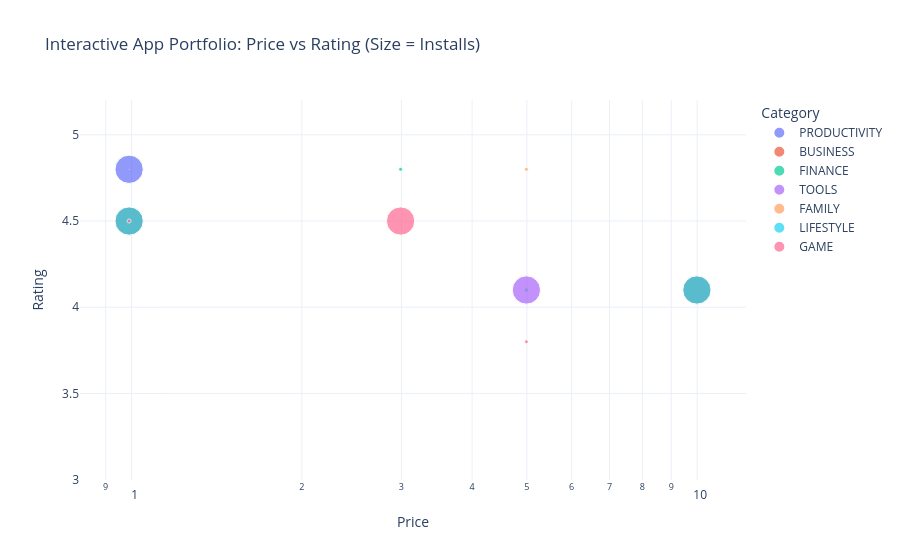

Source (notebook cell):
### Code cell
import plotly.express as px

# Interactive Scatter Plot: Price vs Rating vs Installs
fig = px.scatter(
    apps,
    x='Price',
    y='Rating',
    size='Installs',
    color='Category',
    hover_name='App',
    log_x=True,
    title='Interactive App Portfolio: Price vs Rating (Size = Installs)'
)

fig.update_layout(template='plotly_white')
fig.show()

### Figure 1 — Plotly figure (JSON) as saved in the notebook; plotly's stock layout.template omitted (floating-point values rounded to 4 significant figures)
{"data": [{"hovertemplate": "<b>%{hovertext}</b><br><br>Category=PRODUCTIVITY<br>Price=%{x}<br>Rating=%{y}<br>Installs=%{marker.size}<extra></extra>", "hovertext": ["App_1", "App_4", "App_8", "App_11", "App_36", "App_40", "App_43", "App_47", "App_53", "App_56", "App_70", "App_72", "App_75", "App_90", "App_99", "App_100", "App_102", "App_109", "App_119", "App_123", "App_127", "App_137", "App_141", "App_146", "App_147", "App_158", "App_164", "App_165", "App_167", "App_170", "App_171", "App_177", "App_178", "App_185", "App_186", "App_188", "App_193", "App_214", "App_217", "App_229", "App_239", "App_251", "App_264", "App_275", "App_277", "App_281", "App_289"], "legendgroup": "PRODUCTIVITY", "marker": {"color": "#636efa", "size": [10000, 100, 10000, 1000000, 100, 5000, 5000, 5000, 5000, 5000, 10000, 1000000, 10000, 5000, 1000000, 1000000, 50000000, 5000, 5000, 10000, 50000000, 5000, 5000, 10000, 100, 50000000, 100, 10000, 1000000, 50000000, 50000000, 10000, 5000, 10000, 1000000, 100, 100, 1000000, 1000000, 100, 5000, 5000, 50000000, 50000000, 1000000, 5000, 50000000], "sizemode": "area", "sizeref": 125000, "symbol": "circle"}, "mode": "markers", "name": "PRODUCTIVITY", "orientation": "v", "showlegend": true, "type": "scatter", "x": [0.0, 0.0, 0.0, 0.0, 0.0, 0.0, 0.0, 0.0, 0.0, 0.0, 0.0, 0.0, 0.0, 0.0, 0.0, 0.0, 0.99, 0.0, 0.0, 0.0, 0.0, 2.99, 0.0, 0.0, 0.0, 0.0, 0.0, 0.0, 0.0, 0.0, 0.0, 0.0, 0.0, 0.0, 0.0, 0.0, 0.0, 0.0, 0.0, 0.0, 0.0, 0.0, 0.0, 0.0, 0.0, 0.99, 0.0], "xaxis": "x", "y": [3.2, 4.5, 5.0, 3.8, 3.8, 4.5, 4.1, 4.5, 4.1, 4.1, 5.0, 5.0, 5.0, 4.5, 4.1, 4.8, 4.8, 4.5, 4.5, 4.1, 4.1, 4.1, 3.8, 4.1, 3.8, 4.1, 3.2, 3.2, 4.5, 4.1, 4.1, 3.2, 4.1, 4.5, 3.2, 5.0, 4.5, 4.5, 3.8, 4.5, 3.8, 4.5, 3.8, 5.0, 4.5, 4.5, 3.8], "yaxis": "y"}, {"hovertemplate": "<b>%{hovertext}</b><br><br>Category=BUSINESS<br>Price=%{x}<br>Rating=%{y}<br>Installs=%{marker.size}<extra></extra>", "hovertext": ["App_2", "App_15", "App_20", "App_24", "App_27", "App_31", "App_38", "App_39", "App_46", "App_48", "App_58", "App_60", "App_68", "App_69", "App_71", "App_73", "App_79", "App_81", "App_87", "App_93", "App_97", "App_103", "App_113", "App_114", "App_115", "App_126", "App_140", "App_143", "App_151", "App_174", "App_180", "App_182", "App_191", "App_197", "App_205", "App_206", "App_207", "App_208", "App_209", "App_215", "App_225", "App_238", "App_243", "App_248", "App_249", "App_262", "App_272", "App_276", "App_284", "App_292", "App_297", "App_298", "App_300"], "legendgroup": "BUSINESS", "marker": {"color": "#EF553B", "size": [5000, 50000000, 50000000, 100, 1000000, 50000000, 50000000, 10000, 100, 10000, 100, 5000, 50000000, 10000, 100, 5000, 50000000, 5000, 1000000, 50000000, 5000, 100, 10000, 100, 5000, 5000, 100, 50000000, 50000000, 1000000, 100, 1000000, 10000, 100, 100, 10000, 10000, 5000, 50000000, 10000, 100, 50000000, 50000000, 5000, 10000, 5000, 50000000, 5000, 50000000, 50000000, 5000, 100, 50000000], "sizemode": "area", "sizeref": 125000, "symbol": "circle"}, "mode": "markers", "name": "BUSINESS", "orientation": "v", "showlegend": true, "type": "scatter", "x": [0.0, 0.0, 0.0, 0.0, 0.0, 0.0, 0.0, 0.0, 0.0, 9.99, 0.0, 0.0, 0.0, 0.0, 0.0, 2.99, 0.0, 0.0, 0.0, 0.0, 0.0, 9.99, 0.99, 0.0, 0.99, 0.0, 0.0, 0.0, 0.99, 0.0, 0.0, 0.0, 0.0, 0.0, 0.0, 0.0, 0.0, 0.99, 0.0, 0.0, 0.0, 0.0, 0.0, 0.0, 0.0, 0.0, 9.99, 0.0, 0.0, 0.0, 0.0, 0.0, 0.0], "xaxis": "x", "y": [4.5, 4.5, 3.8, 4.1, 4.8, 3.8, 3.2, 3.8, 4.1, 4.5, 4.8, 4.5, 4.5, 3.8, 4.5, 4.1, 4.8, 4.1, 4.5, 4.5, 4.5, 5.0, 3.8, 4.5, 3.2, 4.5, 4.1, 4.5, 4.5, 4.1, 4.5, 4.5, 4.5, 5.0, 4.1, 4.8, 3.2, 4.8, 4.1, 4.8, 5.0, 5.0, 4.5, 4.5, 4.5, 4.5, 4.1, 4.5, 3.8, 4.5, 4.8, 4.1, 3.2], "yaxis": "y"}, {"hovertemplate": "<b>%{hovertext}</b><br><br>Category=FINANCE<br>Price=%{x}<br>Rating=%{y}<br>Installs=%{marker.size}<extra></extra>", "hovertext": ["App_3", "App_6", "App_7", "App_14", "App_18", "App_25", "App_30", "App_51", "App_54", "App_66", "App_74", "App_89", "App_106", "App_107", "App_110", "App_116", "App_118", "App_120", "App_135", "App_149", "App_157", "App_162", "App_175", "App_181", "App_184", "App_187", "App_190", "App_192", "App_200", "App_203", "App_226", "App_234", "App_255", "App_265", "App_271", "App_283", "App_295"], "legendgroup": "FINANCE", "marker": {"color": "#00cc96", "size": [10000, 10000, 1000000, 100, 1000000, 100, 100, 50000000, 5000, 50000000, 10000, 1000000, 1000000, 10000, 1000000, 10000, 100, 50000000, 1000000, 5000, 5000, 1000000, 100, 5000, 10000, 10000, 50000000, 5000, 100, 10000, 1000000, 1000000, 10000, 10000, 100, 50000000, 1000000], "sizemode": "area", "sizeref": 125000, "symbol": "circle"}, "mode": "markers", "name": "FINANCE", "orientation": "v", "showlegend": true, "type": "scatter", "x": [0.0, 0.0, 0.0, 0.0, 0.0, 0.0, 0.0, 0.0, 0.0, 0.0, 0.0, 0.0, 0.0, 0.0, 2.99, 0.0, 0.0, 0.0, 4.99, 0.0, 0.0, 0.0, 0.0, 0.0, 0.0, 0.0, 0.0, 0.0, 0.99, 0.0, 0.0, 0.0, 0.0, 0.0, 0.0, 0.0, 4.99], "xaxis": "x", "y": [4.1, 4.5, 4.1, 4.1, 4.5, 4.1, 4.5, 4.5, 4.1, 4.1, 3.2, 3.8, 4.5, 4.5, 4.8, 4.1, 4.1, 3.2, 4.1, 4.1, 4.5, 3.2, 4.5, 4.8, 3.8, 4.5, 4.1, 4.1, 3.8, 4.5, 4.8, 4.1, 4.5, 4.5, 4.1, 5.0, 4.1], "yaxis": "y"}, {"hovertemplate": "<b>%{hovertext}</b><br><br>Category=TOOLS<br>Price=%{x}<br>Rating=%{y}<br>Installs=%{marker.size}<extra></extra>", "hovertext": ["App_5", "App_10", "App_12", "App_13", "App_16", "App_34", "App_35", "App_45", "App_50", "App_52", "App_76", "App_128", "App_129", "App_131", "App_132", "App_134", "App_150", "App_153", "App_154", "App_156", "App_160", "App_168", "App_176", "App_189", "App_194", "App_195", "App_212", "App_222", "App_228", "App_231", "App_236", "App_240", "App_253", "App_258", "App_268", "App_278", "App_279", "App_288", "App_293", "App_296", "App_299"], "legendgroup": "TOOLS", "marker": {"color": "#ab63fa", "size": [10000, 100, 50000000, 100, 10000, 10000, 50000000, 1000000, 100, 10000, 1000000, 50000000, 5000, 10000, 5000, 5000, 1000000, 50000000, 5000, 100, 5000, 10000, 10000, 10000, 5000, 5000, 10000, 100, 50000000, 100, 5000, 5000, 10000, 10000, 100, 5000, 10000, 1000000, 1000000, 100, 1000000], "sizemode": "area", "sizeref": 125000, "symbol": "circle"}, "mode": "markers", "name": "TOOLS", "orientation": "v", "showlegend": true, "type": "scatter", "x": [0.0, 0.0, 0.0, 0.0, 0.0, 4.99, 0.0, 0.0, 0.0, 0.0, 0.0, 0.0, 0.0, 0.0, 0.0, 0.0, 0.0, 4.99, 0.0, 0.0, 0.0, 0.0, 0.0, 0.0, 2.99, 0.0, 0.0, 0.0, 0.0, 2.99, 0.0, 0.0, 0.0, 0.0, 9.99, 0.0, 0.0, 0.0, 0.0, 0.99, 0.0], "xaxis": "x", "y": [3.8, 4.1, 5.0, 4.8, 4.8, 4.5, 3.2, 4.1, 4.5, 3.8, 4.1, 4.5, 3.8, 4.5, 4.5, 4.5, 4.5, 4.1, 4.1, 4.5, 4.1, 4.1, 4.5, 4.5, 5.0, 4.1, 4.5, 4.1, 4.5, 5.0, 4.1, 4.1, 4.1, 4.1, 4.5, 4.1, 3.8, 3.8, 4.5, 4.1, 4.1], "yaxis": "y"}, {"hovertemplate": "<b>%{hovertext}</b><br><br>Category=FAMILY<br>Price=%{x}<br>Rating=%{y}<br>Installs=%{marker.size}<extra></extra>", "hovertext": ["App_9", "App_19", "App_23", "App_28", "App_37", "App_57", "App_62", "App_63", "App_65", "App_67", "App_80", "App_82", "App_86", "App_91", "App_92", "App_94", "App_95", "App_108", "App_111", "App_136", "App_138", "App_144", "App_163", "App_172", "App_173", "App_198", "App_199", "App_213", "App_237", "App_247", "App_252", "App_260", "App_261", "App_270", "App_273", "App_285"], "legendgroup": "FAMILY", "marker": {"color": "#FFA15A", "size": [10000, 5000, 1000000, 50000000, 50000000, 1000000, 100, 100, 10000, 100, 5000, 100, 10000, 5000, 100, 1000000, 10000, 1000000, 100, 100, 100, 5000, 10000, 10000, 10000, 100, 100, 5000, 100, 10000, 1000000, 1000000, 50000000, 50000000, 5000, 5000], "sizemode": "area", "sizeref": 125000, "symbol": "circle"}, "mode": "markers", "name": "FAMILY", "orientation": "v", "showlegend": true, "type": "scatter", "x": [0.0, 0.99, 0.0, 0.0, 0.0, 0.0, 0.0, 0.0, 0.0, 0.0, 4.99, 0.0, 0.0, 0.0, 2.99, 4.99, 0.0, 0.0, 0.0, 0.0, 0.0, 0.0, 2.99, 0.0, 0.99, 0.0, 0.0, 0.0, 0.0, 0.0, 0.0, 0.0, 0.0, 0.0, 0.0, 0.0], "xaxis": "x", "y": [3.8, 4.1, 4.5, 4.8, 4.5, 4.1, 4.5, 4.1, 4.5, 3.2, 4.1, 4.8, 5.0, 4.1, 3.8, 4.8, 4.5, 4.5, 4.1, 4.5, 4.5, 4.8, 3.8, 3.8, 4.1, 3.8, 3.8, 4.8, 3.2, 4.1, 3.8, 3.8, 4.5, 3.8, 4.1, 4.1], "yaxis": "y"}, {"hovertemplate": "<b>%{hovertext}</b><br><br>Category=LIFESTYLE<br>Price=%{x}<br>Rating=%{y}<br>Installs=%{marker.size}<extra></extra>", "hovertext": ["App_17", "App_21", "App_22", "App_29", "App_41", "App_42", "App_44", "App_61", "App_77", "App_83", "App_84", "App_85", "App_88", "App_96", "App_98", "App_101", "App_105", "App_148", "App_152", "App_159", "App_166", "App_183", "App_196", "App_201", "App_204", "App_210", "App_211", "App_218", "App_223", "App_230", "App_233", "App_241", "App_245", "App_250", "App_263", "App_269", "App_274", "App_282", "App_286", "App_287", "App_294"], "legendgroup": "LIFESTYLE", "marker": {"color": "#19d3f3", "size": [5000, 100, 100, 100, 100, 10000, 5000, 50000000, 1000000, 50000000, 10000, 50000000, 50000000, 5000, 10000, 50000000, 50000000, 10000, 100, 1000000, 50000000, 1000000, 50000000, 100, 5000, 1000000, 1000000, 10000, 5000, 50000000, 100, 100, 50000000, 50000000, 10000, 1000000, 100, 10000, 10000, 10000, 100], "sizemode": "area", "sizeref": 125000, "symbol": "circle"}, "mode": "markers", "name": "LIFESTYLE", "orientation": "v", "showlegend": true, "type": "scatter", "x": [0.0, 0.0, 0.0, 0.0, 0.0, 0.0, 0.99, 0.0, 0.0, 9.99, 0.0, 0.0, 0.99, 0.0, 0.0, 0.0, 0.0, 0.0, 0.0, 0.0, 0.0, 0.0, 0.0, 0.0, 0.0, 0.0, 0.0, 0.0, 0.0, 0.0, 0.0, 0.0, 0.0, 0.0, 0.0, 0.0, 0.0, 0.0, 0.0, 0.0, 0.0], "xaxis": "x", "y": [4.5, 4.8, 5.0, 4.5, 4.5, 4.5, 4.5, 4.5, 4.5, 4.1, 3.8, 4.5, 4.5, 4.5, 4.1, 4.8, 4.5, 3.8, 4.5, 4.1, 4.8, 3.8, 4.5, 3.2, 3.8, 3.8, 4.5, 4.5, 4.5, 3.8, 4.8, 4.5, 4.1, 4.5, 3.8, 3.8, 4.8, 4.1, 3.2, 4.1, 4.5], "yaxis": "y"}, {"hovertemplate": "<b>%{hovertext}</b><br><br>Category=GAME<br>Price=%{x}<br>Rating=%{y}<br>Installs=%{marker.size}<extra></extra>", "hovertext": ["App_26", "App_32", "App_33", "App_49", "App_55", "App_59", "App_64", "App_78", "App_104", "App_112", "App_117", "App_121", "App_122", "App_124", "App_125", "App_130", "App_133", "App_139", "App_142", "App_145", "App_155", "App_161", "App_169", "App_179", "App_202", "App_216", "App_219", "App_220", "App_221", "App_224", "App_227", "App_232", "App_235", "App_242", "App_244", "App_246", "App_254", "App_256", "App_257", "App_259", "App_266", "App_267", "App_280", "App_290", "App_291"], "legendgroup": "GAME", "marker": {"color": "#FF6692", "size": [1000000, 10000, 10000, 1000000, 10000, 1000000, 10000, 50000000, 5000, 5000, 100, 100, 100, 1000000, 5000, 50000000, 50000000, 50000000, 1000000, 50000000, 50000000, 5000, 5000, 50000000, 50000000, 50000000, 10000, 100, 50000000, 100, 10000, 5000, 10000, 5000, 5000, 100, 5000, 5000, 100, 1000000, 5000, 1000000, 5000, 100, 50000000], "sizemode": "area", "sizeref": 125000, "symbol": "circle"}, "mode": "markers", "name": "GAME", "orientation": "v", "showlegend": true, "type": "scatter", "x": [0.99, 0.0, 0.0, 0.0, 0.0, 0.0, 9.99, 0.0, 0.0, 2.99, 0.0, 0.0, 0.0, 0.0, 0.0, 0.0, 0.0, 0.0, 0.0, 0.0, 0.0, 0.0, 9.99, 2.99, 0.0, 0.0, 0.0, 0.0, 0.0, 0.0, 0.0, 0.0, 0.0, 0.0, 0.0, 0.0, 9.99, 0.0, 0.0, 4.99, 0.0, 0.0, 0.0, 0.0, 0.0], "xaxis": "x", "y": [4.5, 3.8, 4.8, 4.8, 4.1, 4.5, 3.8, 4.3, 4.5, 4.1, 4.5, 3.2, 4.8, 3.8, 4.5, 3.8, 4.5, 4.1, 3.2, 4.5, 4.5, 4.5, 3.8, 4.5, 3.8, 4.1, 4.8, 4.3, 4.1, 4.1, 4.1, 4.5, 4.8, 4.3, 4.5, 4.1, 3.8, 4.1, 4.8, 3.8, 3.8, 4.8, 4.5, 3.8, 4.5], "yaxis": "y"}], "layout": {"legend": {"itemsizing": "constant", "title": {"text": "Category"}, "tracegroupgap": 0}, "title": {"text": "Interactive App Portfolio: Price vs Rating (Size = Installs)"}, "xaxis": {"anchor": "y", "domain": [0, 1], "title": {"text": "Price"}, "type": "log"}, "yaxis": {"anchor": "x", "domain": [0, 1], "title": {"text": "Rating"}}}}
